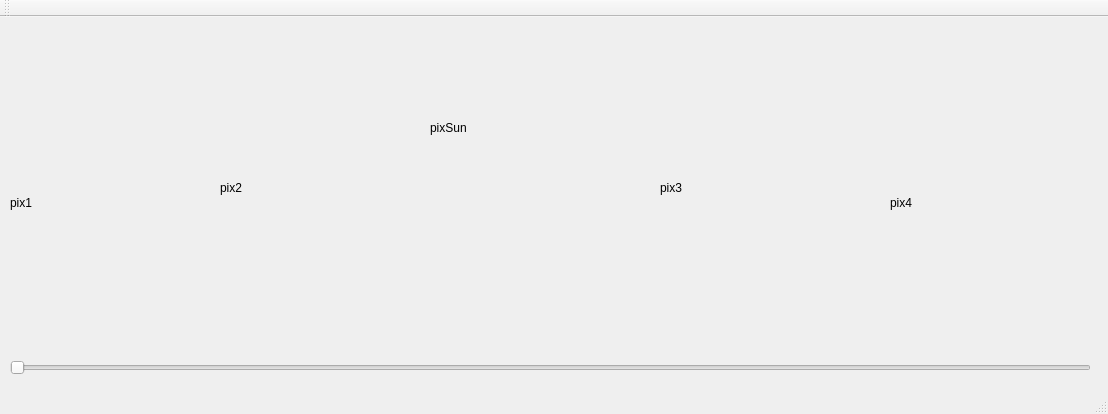
<?xml version="1.0" encoding="UTF-8"?>
<ui version="4.0">
 <class>MainWindow</class>
 <widget class="QMainWindow" name="MainWindow">
  <property name="geometry">
   <rect>
    <x>0</x>
    <y>0</y>
    <width>1108</width>
    <height>414</height>
   </rect>
  </property>
  <property name="windowTitle">
   <string>MainWindow</string>
  </property>
  <widget class="QWidget" name="centralWidget">
   <widget class="QLabel" name="label_pic_1">
    <property name="geometry">
     <rect>
      <x>10</x>
      <y>100</y>
      <width>191</width>
      <height>171</height>
     </rect>
    </property>
    <property name="text">
     <string>pix1</string>
    </property>
   </widget>
   <widget class="QLabel" name="label_pic_2">
    <property name="geometry">
     <rect>
      <x>220</x>
      <y>80</y>
      <width>191</width>
      <height>181</height>
     </rect>
    </property>
    <property name="text">
     <string>pix2</string>
    </property>
   </widget>
   <widget class="QLabel" name="label_pic_3">
    <property name="geometry">
     <rect>
      <x>660</x>
      <y>80</y>
      <width>211</width>
      <height>181</height>
     </rect>
    </property>
    <property name="text">
     <string>pix3</string>
    </property>
   </widget>
   <widget class="QLabel" name="label_pic_4">
    <property name="geometry">
     <rect>
      <x>890</x>
      <y>90</y>
      <width>211</width>
      <height>191</height>
     </rect>
    </property>
    <property name="text">
     <string>pix4</string>
    </property>
   </widget>
   <widget class="QLabel" name="label_pic_Sun">
    <property name="geometry">
     <rect>
      <x>430</x>
      <y>-80</y>
      <width>251</width>
      <height>381</height>
     </rect>
    </property>
    <property name="text">
     <string>pixSun</string>
    </property>
   </widget>
   <widget class="QSlider" name="horizontalSlider">
    <property name="geometry">
     <rect>
      <x>10</x>
      <y>330</y>
      <width>1081</width>
      <height>41</height>
     </rect>
    </property>
    <property name="orientation">
     <enum>Qt::Horizontal</enum>
    </property>
   </widget>
  </widget>
  <widget class="QMenuBar" name="menuBar">
   <property name="geometry">
    <rect>
     <x>0</x>
     <y>0</y>
     <width>1108</width>
     <height>21</height>
    </rect>
   </property>
  </widget>
  <widget class="QToolBar" name="mainToolBar">
   <attribute name="toolBarArea">
    <enum>TopToolBarArea</enum>
   </attribute>
   <attribute name="toolBarBreak">
    <bool>false</bool>
   </attribute>
  </widget>
  <widget class="QStatusBar" name="statusBar"/>
 </widget>
 <layoutdefault spacing="6" margin="11"/>
 <resources/>
 <connections/>
</ui>
